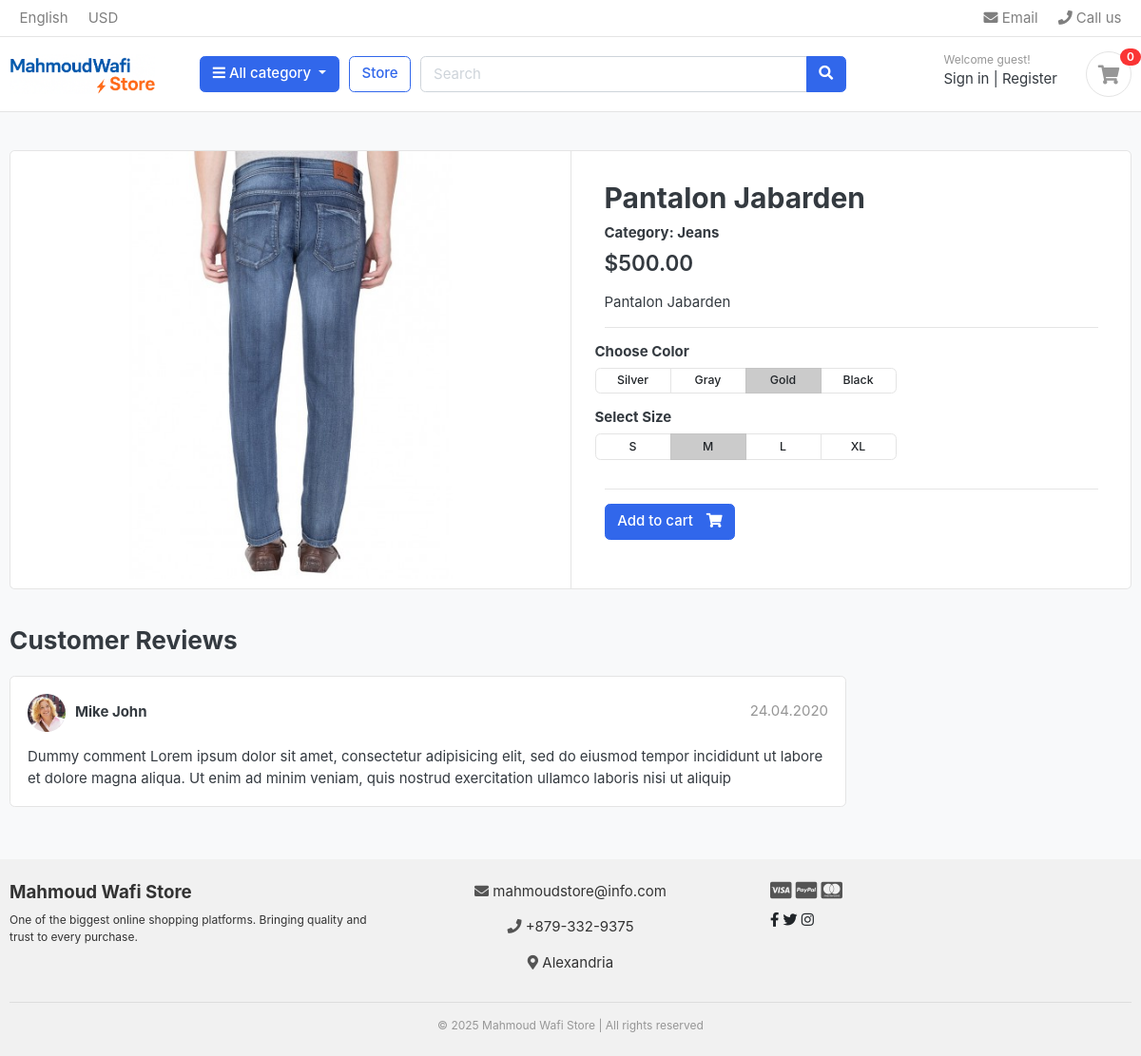
The page /product/category/jeans/pantalon-jabarden/ on the database its author committed.
### product/models.py (models this page shows, shortened)
class Product(models.Model):
    product_name = models.CharField(max_length=255)
    description = models.TextField(blank=True, null=True)
    slug=models.SlugField(unique=True)
    price = models.DecimalField(max_digits=10, decimal_places=2)
    old_price = models.DecimalField(max_digits=10, decimal_places=2)
    created_at = models.DateTimeField(auto_now_add=True)
    updated_at = models.DateTimeField(auto_now=True)
    stock= models.IntegerField(default=1)
    is_available = models.BooleanField(default=True)
    product_image = models.ImageField(upload_to='photos/product_images', blank=True, null=True)
    category= models.ForeignKey(Category, verbose_name=_("category"), on_delete=models.CASCADE)
    verbose_name = 'Product Name'
    verbose_name_plural = 'Products'

### category/models.py (models this page shows, shortened)
class Category(models.Model):
    cat_name = models.CharField(max_length=100, unique=True)
    slug= models.SlugField(max_length=100, unique=True)
    description = models.TextField(max_length=255, blank=True, null=True)
    cat_image = models.ImageField(upload_to='photos/category', blank=True, null=True)
    class Meta:
        verbose_name = 'category'
        verbose_name_plural = 'categories'
    def __str__(self):
        return self.cat_name

### product/views.py (the view)
# urls.py: path('category/<slug:category_slug>/<slug:product_slug>/', views.product_detail, name='product_detail'),
def product_detail(request, category_slug, product_slug):
    try:
        category = get_object_or_404(Category, slug=category_slug)
        single_product = get_object_or_404(Product, slug=product_slug, category=category)
        in_cart = CartItem.objects.filter(cart__cart_id=_cart_id(request),product=single_product).exists()
    except Exception as e:
        raise e
    context = {
        'single_product': single_product,
        'in_cart': in_cart,
    }
    return render(request, 'product/product_detail.html', context)

### cart/context_processors.py (called while the page is built)
def counter(request):
    if 'admin' in request.path:
        return {}
    try:
        cart = Cart.objects.get(cart_id=_cart_id(request))
        cart_count = CartItem.objects.filter(cart=cart, is_active=True).aggregate(total=models.Sum('quantity'))['total'] or 0
    except Cart.DoesNotExist:
        cart_count = 0
    return dict(cart_count=cart_count)

### cart/utils.py (called while the page is built)
def _cart_id(request):
    cart_id = request.session.session_key
    if not cart_id:
        cart_id = request.session.create()
    return cart_id

### category/context_processors.py (called while the page is built)
def category_list(request):
    categories = Category.objects.all()
    return {'categories': categories}

### templates/product/product_detail.html (shortened to what this page needs)
{% extends "base.html" %}
{% load static %}
{% block content %}
<section class="section-content padding-y bg">
<div class="container">
<div class="card">
	<div class="row no-gutters">
		<aside class="col-md-6">
<article class="gallery-wrap">
	<div class="img-big-wrap">
	   <a href="#"><img src="{{ single_product.product_image.url }}"></a>
	</div>
</article>
		</aside>
		<main class="col-md-6 border-left">
<article class="content-body">
<h2 class="title">{{ single_product.product_name}}</h2>
<h6 class="title">Category: {{ single_product.category}}</h6>
<div class="mb-3">
  <span class="h4 text-black font-weight-bold">
    ${{ single_product.price }}
  </span>
</div>
<p>{{ single_product.description }}</p>
<hr>
	<div class="row">
		<div class="item-option-select">
			<h6>Choose Color</h6>
			<div class="btn-group btn-group-sm btn-group-toggle" data-toggle="buttons">
			  <label class="btn btn-light">
			    <input type="radio" name="radio_color"> Silver
			  </label>
			  <label class="btn btn-light">
			    <input type="radio" name="radio_color" > Gray
			  </label>
			  <label class="btn btn-light active">
			    <input type="radio" name="radio_color checked"> Gold
			  </label>
			  <label class="btn btn-light">
			    <input type="radio" name="radio_color"> Black
			  </label>
			</div>
		</div>
	</div>
	<div class="row">
		<div class="item-option-select">
			<h6>Select Size</h6>
			<div class="btn-group btn-group-sm btn-group-toggle" data-toggle="buttons">
			  <label class="btn btn-light">
			    <input type="radio" name="radio_color"> S
			  </label>
			  <label class="btn btn-light active">
			    <input type="radio" name="radio_color" checked> M
			  </label>
			  <label class="btn btn-light">
			    <input type="radio" name="radio_color"> L
			  </label>
			  <label class="btn btn-light">
			    <input type="radio" name="radio_color"> XL
			  </label>
			</div>
		</div>
	</div>
	<hr>
    {% if single_product.stock <= 0 %}
    <p class="text-danger">Out Of Stock </p>
    <br>
    <a href="{% url 'product_list' %}" class="btn btn-info">Back to Store</a>
    {% else %}
	{% if in_cart %}
		<a href="#" class="btn  btn-success"> <span class="text">Added to cart</span> <i class="fas fa-check"></i>  </a>
	<a href="{% url 'cart' %}" class="btn  btn-outline-primary"> <span class="text">View cart</span> <i class="fas fa-eye"></i>  </a>
{% else %}
	<a href="{% url 'add_cart'  single_product.id %}" class="btn  btn-primary"> <span class="text">Add to cart</span> <i class="fas fa-shopping-cart"></i>  </a>
{% endif %}
{% endif %}
</article>
		</main>
	</div>
</div>
<br>
<div class="row">
			<div class="col-md-9">
	<header class="section-heading">
		<h3>Customer Reviews </h3>
	</header>
	<article class="box mb-3">
		<div class="icontext w-100">
			<img src="{% static "./images/avatars/avatar1.jpg" %}" class="img-xs icon rounded-circle">
			<div class="text">
				<span class="date text-muted float-md-right">24.04.2020 </span>
				<h6 class="mb-1">Mike John </h6>
			</div>
		</div>
		<div class="mt-3">
			<p>
				Dummy comment Lorem ipsum dolor sit amet, consectetur adipisicing elit, sed do eiusmod
				tempor incididunt ut labore et dolore magna aliqua. Ut enim ad minim veniam,
				quis nostrud exercitation ullamco laboris nisi ut aliquip
			</p>
		</div>
	</article>
	</div>
</div>
</div>
</section>
{% endblock %}

### project/static/css/ui.css (style rules this page uses)
html { font-family: "Inter", sans-serif; font-size: 15px; }
.content-body { flex: 1 1 auto; padding: 2rem 2.3rem; }
.img-xs, .img-sm, .img-md, .img-lg { -o-object-fit: cover; object-fit: cover; flex-shrink: 0; flex-grow: 0; }
.img-xs { width: 40px; height: 40px; }
.padding-y { padding-top: 40px; padding-bottom: 40px; }
article:after, .form-group:after { display: block; clear: both; content: ""; }
.bg { background-color: #f8f9fa; }
.section-heading { margin-bottom: 20px; margin-top: 15px; }
p:last-child { margin-bottom: 0; }
.btn-light { background-color: #fff; border-color: #e4e4e4; }
.btn .text + i { margin-left: 10px; }
.icontext { display: inline-flex; align-items: center; vertical-align: middle; }
.icontext .text { width: 100%; line-height: 1.2; }
.icontext .icon { position: relative; margin-right: 10px; flex-shrink: 0; flex-grow: 0; }
.box { padding: 18px; background: #fff; border-radius: 0.37rem; border: 1px solid #e4e4e4; }
.box img { max-width: 100%; }
.gallery-wrap .img-big-wrap { margin-bottom: 10px; border-radius: 0.37rem; overflow: hidden; background-color: #fff; }
.gallery-wrap .img-big-wrap a { text-align: center; display: block; }
.gallery-wrap .img-big-wrap img { height: 450px; width: auto; display: inline-block; }
.item-option-select { margin-bottom: 1rem; display: inline-block; margin-right: 15px; }
.item-option-select .btn { min-width: 80px; }

### rows shown on the page
Product: product_image (picture), product_name "Pantalon Jabarden", category "Jeans", price "500.00", description "Pantalon Jabarden"

### other values the page prints
{{ cart_count }} "0"
